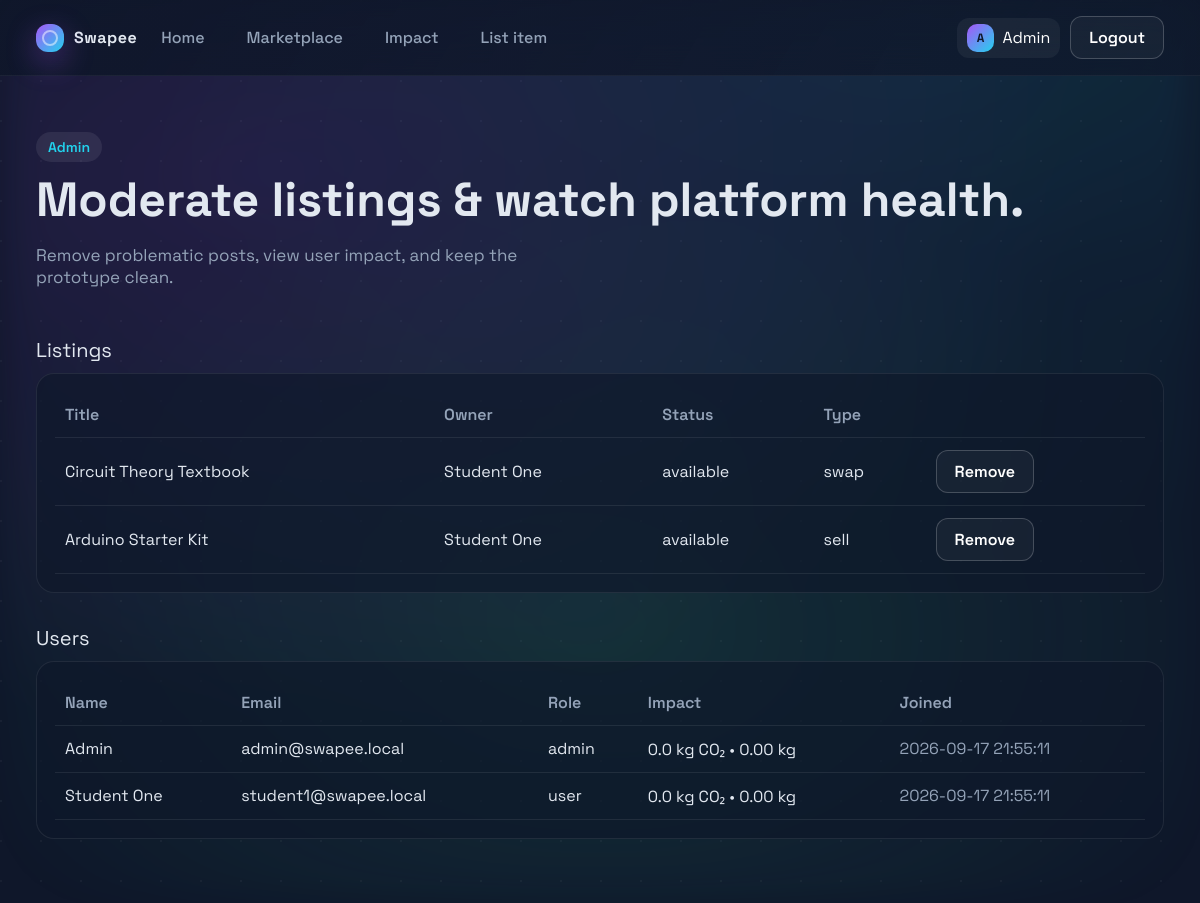
/admin.php (signed in), run on the app's committed database.
### tables this page shows
CREATE TABLE users (
    id INT AUTO_INCREMENT PRIMARY KEY,
    name VARCHAR(120) NOT NULL,
    email VARCHAR(190) NOT NULL UNIQUE,
    password VARCHAR(255) NOT NULL,
    role ENUM('user', 'admin') NOT NULL DEFAULT 'user',
    bio VARCHAR(255),
    avatar_url VARCHAR(255),
    impact_co2 DECIMAL(10,2) NOT NULL DEFAULT 0,
    impact_waste DECIMAL(10,2) NOT NULL DEFAULT 0,
    created_at TIMESTAMP DEFAULT CURRENT_TIMESTAMP
);

CREATE TABLE items (
    id INT AUTO_INCREMENT PRIMARY KEY,
    user_id INT NOT NULL,
    title VARCHAR(150) NOT NULL,
    description TEXT,
    category VARCHAR(80),
    item_condition VARCHAR(50),
    listing_type ENUM('swap', 'donate', 'sell') NOT NULL DEFAULT 'swap',
    price DECIMAL(10,2) DEFAULT 0,
    status ENUM('available', 'reserved', 'completed') NOT NULL DEFAULT 'available',
    image_url VARCHAR(255),
    created_at TIMESTAMP DEFAULT CURRENT_TIMESTAMP,
    CONSTRAINT fk_items_user FOREIGN KEY (user_id) REFERENCES users(id) ON DELETE CASCADE
);

### includes/auth.php (called while the page is built, shortened)
<?php
function current_user(): ?array
{
    $db = get_db();
    $stmt = $db->prepare('SELECT id, name, email, role, impact_co2, impact_waste, bio, avatar_url FROM users WHERE id = ? LIMIT 1');
    $stmt->bind_param('i', $_SESSION['user_id']);
    $stmt->execute();
    $result = $stmt->get_result();
    $user = $result->fetch_assoc();
    return $user ?: null;
}
function sanitize(?string $value): string
{
    return htmlspecialchars((string) $value, ENT_QUOTES, 'UTF-8');
}

### public/admin.php (the view, shortened to what this page needs)
<?php
require_once __DIR__ . '/../includes/header.php';
$user = current_user();
$db = get_db();
$items = [];
$res = $db->query('SELECT items.*, users.name AS owner FROM items JOIN users ON users.id = items.user_id ORDER BY items.created_at DESC');
if ($res) {
    while ($row = $res->fetch_assoc()) {
        $items[] = $row;
    }
}
$users = [];
$res = $db->query('SELECT id, name, email, role, impact_co2, impact_waste, created_at FROM users ORDER BY created_at DESC');
if ($res) {
    while ($row = $res->fetch_assoc()) {
        $users[] = $row;
    }
}
render_header('Admin', $user, 'admin');
?>
<section class="hero">
    <div>
        <div class="pill">Admin</div>
        <h1 class="headline">Moderate listings &amp; watch platform health.</h1>
        <p class="lede">Remove problematic posts, view user impact, and keep the prototype clean.</p>
    </div>
</section>
<section>
    <div class="section-title">Listings</div>
    <div class="panel">
        <table class="table">
            <thead>
                <tr>
                    <th>Title</th>
                    <th>Owner</th>
                    <th>Status</th>
                    <th>Type</th>
                    <th></th>
                </tr>
            </thead>
            <tbody>
                <?php foreach ($items as $item): ?>
                    <tr>
                        <td><?php echo sanitize($item['title']); ?></td>
                        <td><?php echo sanitize($item['owner']); ?></td>
                        <td><?php echo sanitize($item['status']); ?></td>
                        <td><?php echo sanitize($item['listing_type']); ?></td>
                        <td><a class="btn ghost" href="admin.php?delete_item=<?php echo (int) $item['id']; ?>">Remove</a></td>
                    </tr>
                <?php endforeach; ?>
            </tbody>
        </table>
    </div>
</section>
<section>
    <div class="section-title">Users</div>
    <div class="panel">
        <table class="table">
            <thead>
                <tr>
                    <th>Name</th>
                    <th>Email</th>
                    <th>Role</th>
                    <th>Impact</th>
                    <th>Joined</th>
                </tr>
            </thead>
            <tbody>
                <?php foreach ($users as $row): ?>
                    <tr>
                        <td><?php echo sanitize($row['name']); ?></td>
                        <td><?php echo sanitize($row['email']); ?></td>
                        <td><?php echo sanitize($row['role']); ?></td>
                        <td><?php echo number_format($row['impact_co2'], 1); ?> kg CO₂ • <?php echo number_format($row['impact_waste'], 2); ?> kg</td>
                        <td class="muted"><?php echo sanitize($row['created_at']); ?></td>
                    </tr>
                <?php endforeach; ?>
            </tbody>
        </table>
    </div>
</section>
<?php render_footer(); ?>

### includes/header.php (shortened to what this page needs)
<?php
require_once __DIR__ . '/auth.php';
function render_header(string $title, ?array $user = null, string $pageKey = ''): void
{
    $assetPrefix = '../';
    ?>
<!DOCTYPE html>
<html lang="en">
<head>
    <link rel="stylesheet" href="<?php echo $assetPrefix; ?>assets/css/style.css">
</head>
<body class="page-<?php echo sanitize($pageKey); ?>">
    <div class="bg-grid"></div>
    <div class="bg-gradient"></div>
    <header class="topbar">
        <div class="logo-mark">
            <span class="spark"></span>
            <span>Swapee</span>
        </div>
        <nav class="nav-links">
            <a href="index.php">Home</a>
            <a href="dashboard.php">Marketplace</a>
            <a href="profile.php">Impact</a>
            <a href="post-item.php">List item</a>
        </nav>
        <div class="nav-actions">
            <?php if ($user): ?>
                <a class="user-chip" href="profile.php" title="View profile">
                    <span class="badge"><?php echo strtoupper(substr($user['name'], 0, 1)); ?></span>
                    <span class="user-name"><?php echo sanitize($user['name']); ?></span>
                </a>
                <a class="btn ghost" href="logout.php">Logout</a>
            <?php else: ?>
                <a class="btn ghost" href="login.php">Login</a>
                <a class="btn primary" href="register.php">Get started</a>
            <?php endif; ?>
        </div>
    </header>
    <main class="page">
    <?php
}
function render_footer(): void
{
    ?>
    </main>
</body>
</html>
<?php
}

### data on the page
users: name "A", name "Admin", email "admin@swapee.local", role "admin", impact_co2 "0.0", impact_waste "0.00", created_at "2026-09-17 21:55:11"
items: title "Circuit Theory Textbook", user.name "Student One", status "available", listing_type "swap"
items: title "Arduino Starter Kit", user.name "Student One", status "available", listing_type "sell"
users: name "Student One", email "student1@swapee.local", role "user", impact_co2 "0.0", impact_waste "0.00", created_at "2026-09-17 21:55:11"
